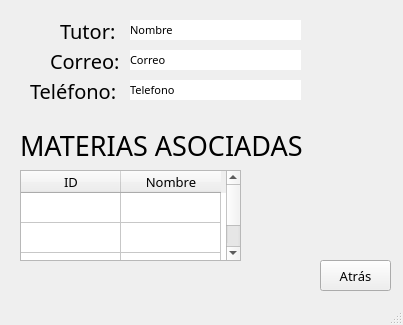
<?xml version="1.0" encoding="UTF-8"?>
<ui version="4.0">
 <class>InfoTutor</class>
 <widget class="QMainWindow" name="InfoTutor">
  <property name="geometry">
   <rect>
    <x>0</x>
    <y>0</y>
    <width>403</width>
    <height>325</height>
   </rect>
  </property>
  <property name="font">
   <font>
    <kerning>true</kerning>
   </font>
  </property>
  <property name="windowTitle">
   <string>CorreoTutor - Información General</string>
  </property>
  <widget class="QWidget" name="centralwidget">
   <widget class="QLabel" name="label_14">
    <property name="geometry">
     <rect>
      <x>60</x>
      <y>20</y>
      <width>61</width>
      <height>21</height>
     </rect>
    </property>
    <property name="font">
     <font>
      <family>Arial Rounded MT Bold</family>
      <pointsize>15</pointsize>
      <kerning>true</kerning>
     </font>
    </property>
    <property name="text">
     <string>Tutor:</string>
    </property>
    <property name="textInteractionFlags">
     <set>Qt::LinksAccessibleByMouse</set>
    </property>
   </widget>
   <widget class="QLabel" name="nombre">
    <property name="geometry">
     <rect>
      <x>130</x>
      <y>20</y>
      <width>171</width>
      <height>20</height>
     </rect>
    </property>
    <property name="font">
     <font>
      <family>Arial Rounded MT Bold</family>
      <pointsize>8</pointsize>
     </font>
    </property>
    <property name="styleSheet">
     <string notr="true">background-color: rgb(255, 255, 255);</string>
    </property>
    <property name="frameShape">
     <enum>QFrame::NoFrame</enum>
    </property>
    <property name="frameShadow">
     <enum>QFrame::Plain</enum>
    </property>
    <property name="text">
     <string>Nombre</string>
    </property>
   </widget>
   <widget class="QLabel" name="label_15">
    <property name="geometry">
     <rect>
      <x>50</x>
      <y>50</y>
      <width>81</width>
      <height>21</height>
     </rect>
    </property>
    <property name="font">
     <font>
      <family>Arial Rounded MT Bold</family>
      <pointsize>15</pointsize>
      <kerning>true</kerning>
     </font>
    </property>
    <property name="text">
     <string>Correo:</string>
    </property>
    <property name="textInteractionFlags">
     <set>Qt::LinksAccessibleByMouse</set>
    </property>
   </widget>
   <widget class="QLabel" name="correo">
    <property name="geometry">
     <rect>
      <x>130</x>
      <y>50</y>
      <width>171</width>
      <height>20</height>
     </rect>
    </property>
    <property name="font">
     <font>
      <family>Arial Rounded MT Bold</family>
      <pointsize>8</pointsize>
      <kerning>true</kerning>
     </font>
    </property>
    <property name="styleSheet">
     <string notr="true">background-color: rgb(255, 255, 255);</string>
    </property>
    <property name="frameShape">
     <enum>QFrame::NoFrame</enum>
    </property>
    <property name="frameShadow">
     <enum>QFrame::Plain</enum>
    </property>
    <property name="text">
     <string>Correo</string>
    </property>
   </widget>
   <widget class="QLabel" name="label_16">
    <property name="geometry">
     <rect>
      <x>30</x>
      <y>80</y>
      <width>91</width>
      <height>21</height>
     </rect>
    </property>
    <property name="font">
     <font>
      <family>Arial Rounded MT Bold</family>
      <pointsize>15</pointsize>
      <kerning>true</kerning>
     </font>
    </property>
    <property name="text">
     <string>Teléfono:</string>
    </property>
    <property name="textInteractionFlags">
     <set>Qt::LinksAccessibleByMouse</set>
    </property>
   </widget>
   <widget class="QLabel" name="telefono">
    <property name="geometry">
     <rect>
      <x>130</x>
      <y>80</y>
      <width>171</width>
      <height>20</height>
     </rect>
    </property>
    <property name="font">
     <font>
      <family>Arial Rounded MT Bold</family>
      <pointsize>8</pointsize>
      <kerning>true</kerning>
     </font>
    </property>
    <property name="styleSheet">
     <string notr="true">background-color: rgb(255, 255, 255);</string>
    </property>
    <property name="frameShape">
     <enum>QFrame::NoFrame</enum>
    </property>
    <property name="frameShadow">
     <enum>QFrame::Plain</enum>
    </property>
    <property name="text">
     <string>Telefono</string>
    </property>
   </widget>
   <widget class="QLabel" name="label_11">
    <property name="geometry">
     <rect>
      <x>20</x>
      <y>130</y>
      <width>311</width>
      <height>31</height>
     </rect>
    </property>
    <property name="font">
     <font>
      <family>Arial Rounded MT Bold</family>
      <pointsize>20</pointsize>
      <kerning>true</kerning>
     </font>
    </property>
    <property name="text">
     <string>MATERIAS ASOCIADAS</string>
    </property>
    <property name="textInteractionFlags">
     <set>Qt::LinksAccessibleByMouse</set>
    </property>
   </widget>
   <widget class="QTableWidget" name="materiasTutor">
    <property name="geometry">
     <rect>
      <x>20</x>
      <y>170</y>
      <width>221</width>
      <height>91</height>
     </rect>
    </property>
    <property name="rowCount">
     <number>3</number>
    </property>
    <attribute name="verticalHeaderVisible">
     <bool>false</bool>
    </attribute>
    <row/>
    <row/>
    <row/>
    <column>
     <property name="text">
      <string>ID</string>
     </property>
     <property name="font">
      <font>
       <family>Arial Rounded MT Bold</family>
       <pointsize>10</pointsize>
      </font>
     </property>
     <property name="textAlignment">
      <set>AlignCenter</set>
     </property>
    </column>
    <column>
     <property name="text">
      <string>Nombre</string>
     </property>
     <property name="font">
      <font>
       <family>Arial Rounded MT Bold</family>
       <pointsize>10</pointsize>
      </font>
     </property>
     <property name="textAlignment">
      <set>AlignCenter</set>
     </property>
    </column>
   </widget>
   <widget class="QPushButton" name="back">
    <property name="geometry">
     <rect>
      <x>320</x>
      <y>260</y>
      <width>71</width>
      <height>31</height>
     </rect>
    </property>
    <property name="font">
     <font>
      <family>Arial Rounded MT Bold</family>
      <pointsize>10</pointsize>
      <kerning>true</kerning>
     </font>
    </property>
    <property name="text">
     <string>Atrás</string>
    </property>
   </widget>
  </widget>
  <widget class="QStatusBar" name="statusbar"/>
 </widget>
 <resources/>
 <connections/>
</ui>
